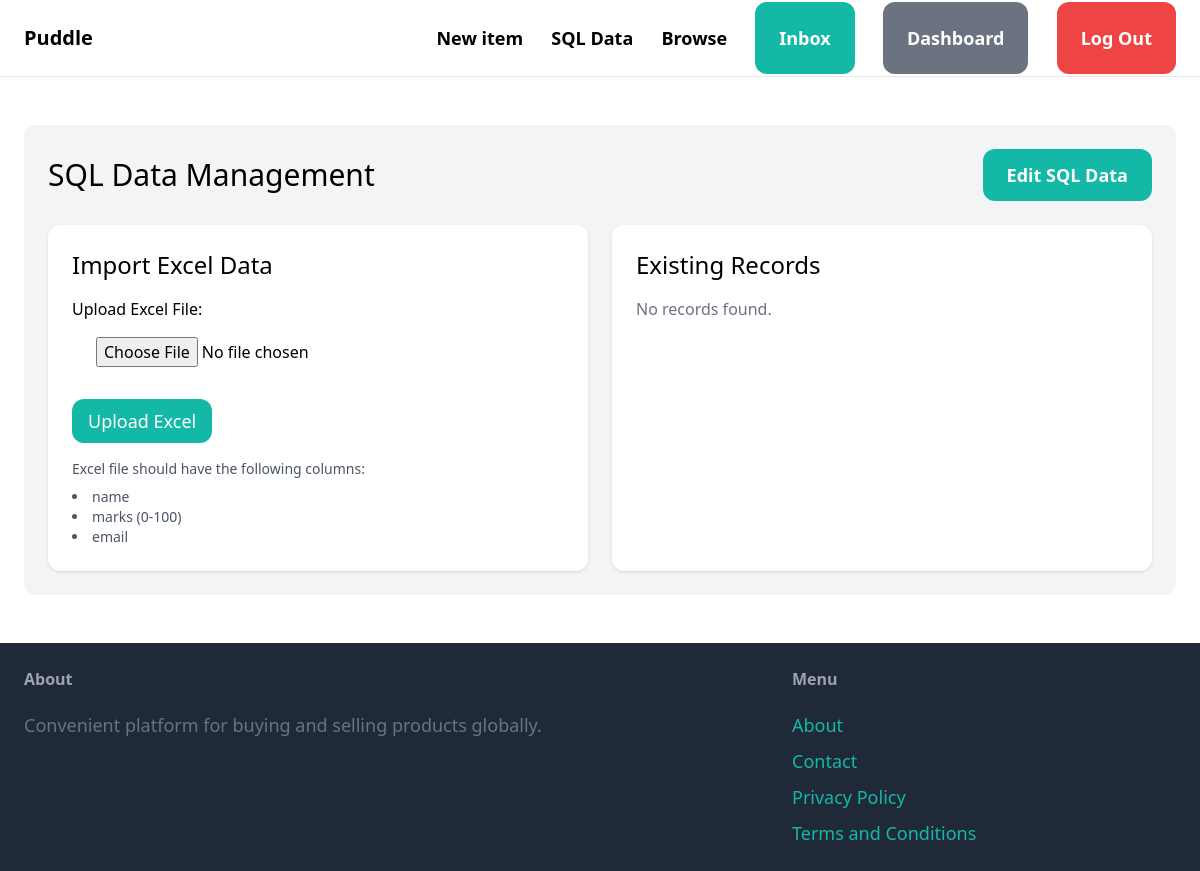
/sql-data/ (signed in), run on an earlier commit of the app's database.
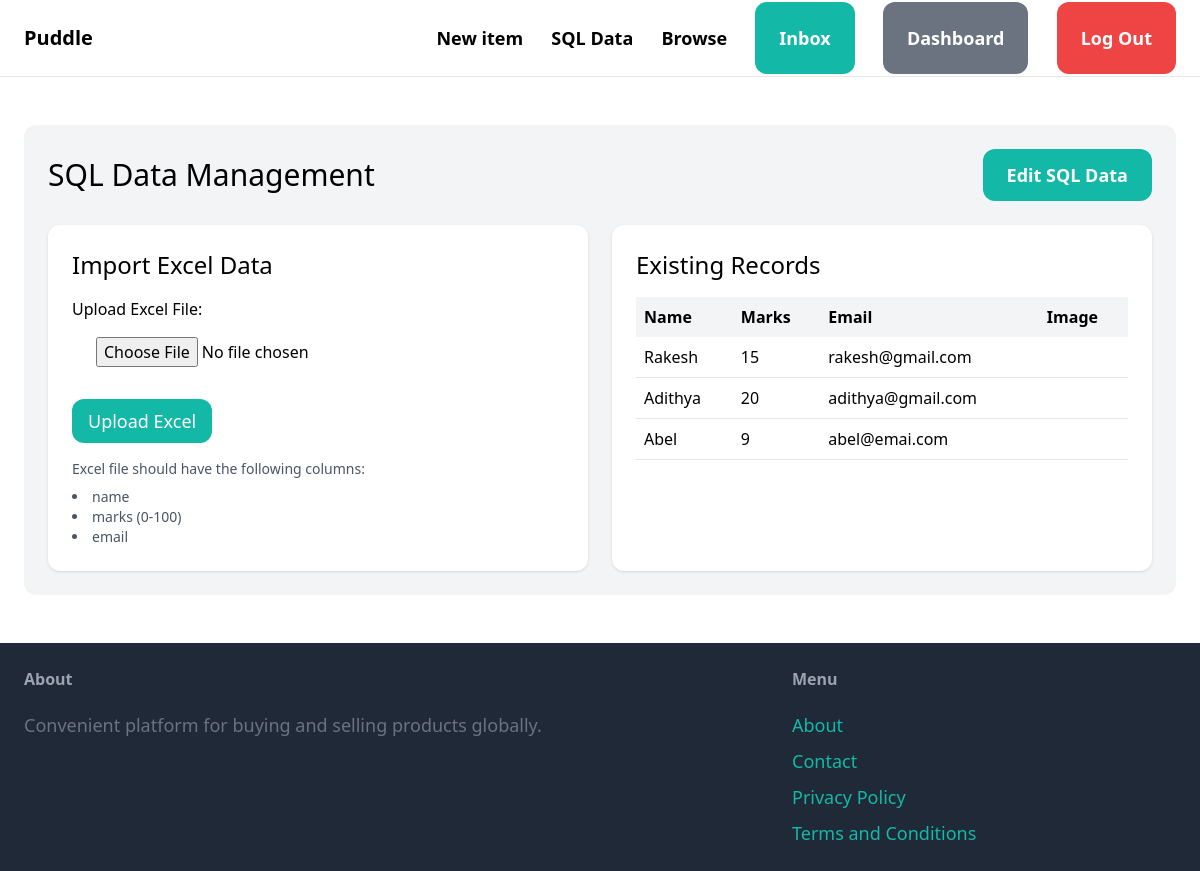
And on a later commit of the database.
### core/models.py (models this page shows, shortened)
class ExcelData(models.Model):
    name = models.CharField(max_length=100)
    marks = models.IntegerField(
        validators=[
            MinValueValidator(0, message="Marks cannot be negative"),
            MaxValueValidator(100, message="Marks cannot exceed 100")
        ]
    )
    email = models.EmailField()
    created_at = models.DateTimeField(auto_now_add=True)
    updated_at = models.DateTimeField(auto_now=True)
    class Meta:
        ordering = ['-created_at']
        verbose_name = 'Excel Data'
        verbose_name_plural = 'Excel Data'

### core/views.py (the view)
# urls.py: path('sql-data/', views.sql_data, name='sql_data'),
@login_required
def sql_data(request):
    if request.method == 'POST':
        form = ExcelUploadForm(request.POST, request.FILES)
        if form.is_valid():
            excel_file = request.FILES['excel_file']
            try:
                df = pd.read_excel(excel_file)
                columns = df.columns.tolist()
                name_col = None
                marks_col = None
                email_col = None
                for col in columns:
                    if col.lower() == 'name':
                        name_col = col
                    elif col.lower() == 'marks':
                        marks_col = col
                    elif col.lower() == 'email':
                        email_col = col
                if not name_col or not marks_col or not email_col:
                    missing_cols = []
                    if not name_col:
                        missing_cols.append("'name'")
                    if not marks_col:
                        missing_cols.append("'marks'")
                    if not email_col:
                        missing_cols.append("'email'")
                    error_msg = f"Excel file must contain columns: {' and '.join(missing_cols)}. Found columns: {', '.join(columns)}"
                    messages.error(request, error_msg)
                    return redirect('core:sql_data')
                for index, row in df.iterrows():
                    ExcelData.objects.create(
                        name=str(row[name_col]),
                        marks=int(row[marks_col]),
                        email=str(row[email_col])
                    )
                messages.success(request, f'Successfully imported {len(df)} records from Excel!')
                return redirect('core:sql_data')
            except Exception as e:
                messages.error(request, f'Error importing Excel data: {str(e)}. Please ensure your Excel file has "name", "marks", and "email" columns.')
    else:
        form = ExcelUploadForm()
    records = ExcelData.objects.all()
    return render(request, 'core/sql_data.html', {
        'form': form,
        'records': records,
    })

### core/forms.py
class ExcelUploadForm(forms.Form):
    excel_file = forms.FileField(
        widget=forms.FileInput(attrs={
            'class': 'w-full py-4 px-6 rounded',
            'accept': '.xlsx, .xls'
        }),
        label='Upload Excel File'
    )

### core/templates/core/sql_data.html (shortened to what this page needs)
{% extends 'core/base.html' %}
{% block content %}
<div class="w-full my-6 mx-auto p-6 bg-gray-100 rounded-xl">
    <div class="flex justify-between items-center mb-6">
        <h1 class="text-3xl">SQL Data Management</h1>
        <a href="{% url 'core:edit_sql' %}" class="px-6 py-3 text-lg font-semibold bg-teal-500 text-white rounded-xl hover:bg-teal-700">
            Edit SQL Data
        </a>
    </div>
    <div class="grid grid-cols-1 md:grid-cols-2 gap-6">
        <div class="bg-white p-6 rounded-xl shadow">
            <h2 class="text-2xl mb-4">Import Excel Data</h2>
            <form method="post" enctype="multipart/form-data">
                <div class="mb-4">
                    {{ form.excel_file.label_tag }}
                    {{ form.excel_file }}
                </div>
                <button type="submit" class="py-2 px-4 text-lg bg-teal-500 hover:bg-teal-700 rounded-xl text-white">
                    Upload Excel
                </button>
            </form>
            <div class="mt-4 text-sm text-gray-600">
                <p>Excel file should have the following columns:</p>
                <ul class="list-disc list-inside mt-2">
                    <li>name</li>
                    <li>marks (0-100)</li>
                    <li>email</li>
                </ul>
            </div>
        </div>
        <div class="bg-white p-6 rounded-xl shadow">
            <h2 class="text-2xl mb-4">Existing Records</h2>
            {% if records %}
                <div class="overflow-x-auto">
                    <table class="w-full">
                        <thead>
                            <tr class="bg-gray-100">
                                <th class="p-2 text-left">Name</th>
                                <th class="p-2 text-left">Marks</th>
                                <th class="p-2 text-left">Email</th>
                                <th class="p-2 text-left">Image</th>
                            </tr>
                        </thead>
                        <tbody>
                            {% for record in records %}
                            <tr class="border-b">
                                <td class="p-2">{{ record.name }}</td>
                                <td class="p-2">{{ record.marks }}</td>
                                <td class="p-2">{{ record.email }}</td>
                            </tr>
                            {% endfor %}
                        </tbody>
                    </table>
                </div>
            {% else %}
                <p class="text-gray-500">No records found.</p>
            {% endif %}
        </div>
    </div>
</div>
{% endblock %}

### core/templates/core/base.html (shortened to what this page needs)
<!DOCTYPE html>
<html lang="en">
<head>
    <script src="https://cdn.tailwindcss.com"></script>
</head>
 <body>
    <nav class="py-6 px-6 flex justify-between items-center border-b border-gray-200">
        <a href="/" class="text-xl font-semibold">Puddle</a>
        <div class="space-x-6">
            <a href="{% url 'item:new' %}" class="text-lg font-semibold hover:text-gray-500">New item</a>
            <a href="{% url 'core:sql_data' %}" class="text-lg font-semibold hover:text-gray-500">SQL Data</a>
            <a href="#" class="text-lg font-semibold hover:text-gray-500">Browse</a>
            {% if request.user.is_authenticated %}
            <a href="#" class="px-6 py-6 text-lg font-semibold bg-teal-500 text-white rounded-xl hover:bg-teal-700">Inbox</a>
            <a href="{% url 'dashboard:index' %}" class="px-6 py-6 text-lg font-semibold bg-gray-500 text-white rounded-xl hover:bg-gray-700">Dashboard</a>
            <a href="{% url 'core:logout' %}" class="px-6 py-6 text-lg font-semibold bg-red-500 text-white rounded-xl hover:bg-red-700">Log Out</a>
            {% else %}
                <a href="{% url 'core:signup' %}" class="px-6 py-6 text-lg font-semibold bg-teal-500 text-white rounded-xl hover:bg-teal-700">Sign Up</a>
                <a href="{% url 'core:login' %}" class="px-6 py-6 text-lg font-semibold bg-gray-500 text-white rounded-xl hover:bg-gray-700">Log in</a>
            {% endif %}
        </div>
        </nav>
    <div class="px-6 py-6">
        {% block content %}{% endblock %}
    </div>
    <footer class="py-6 px-6 flex justify-between bg-gray-800">
        <div class="w-2/3 pr-10">
            <h3 class="mb-5 font-semibold text-gray-400">About</h3>
            <p class="text-lg text-gray-500">Convenient platform for buying and selling products globally. </p>
        </div>
        <div class="w-1/3">
            <h3 class="mb-5 font-semibold text-gray-400">Menu</h3>
            <ul class = "space-y-2">
                <li><a href="#" class="text-lg text-teal-500 hover:text-teal-700">About</a></li>
                <li><a href="{% url 'core:contact' %}" class="text-lg text-teal-500 hover:text-teal-700">Contact</a></li>
                <li><a href="#" class="text-lg text-teal-500 hover:text-teal-700">Privacy Policy</a></li>
                <li><a href="#" class="text-lg text-teal-500 hover:text-teal-700">Terms and Conditions</a></li>
            </ul>
    </footer>
 </body>
</html>

What changed in the data, as far as the page shows it:
added ExcelData: name "Rakesh", marks "15", email "rakesh@gmail.com"
added ExcelData: name "Adithya", marks "20", email "adithya@gmail.com"
added ExcelData: name "Abel", marks "9", email "abel@emai.com"
Also different on the page:
text no longer shown: "No records found."
text now shown: "Name Marks Email Image"
